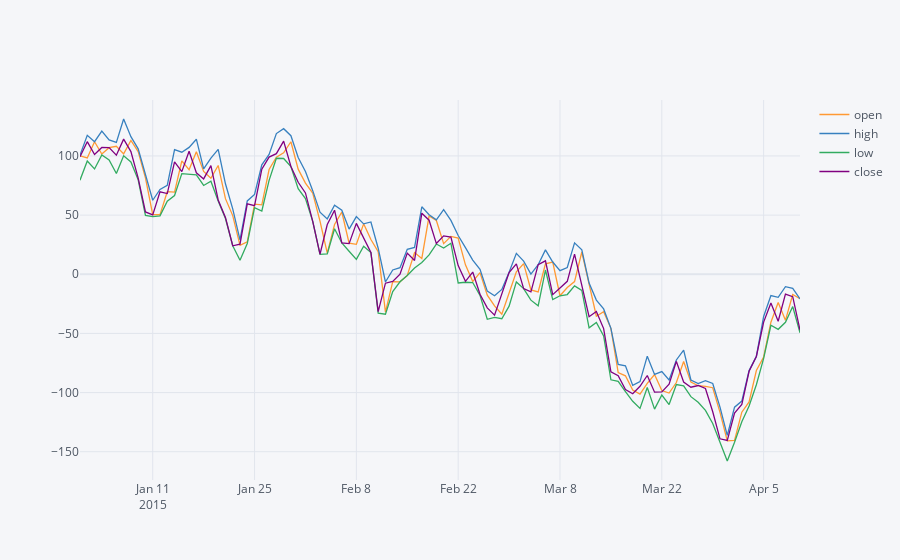

This figure's notebook cell:
### Code cell
# Cufflinks
cf.go_offline(connected=True)
df[['open', 'high', 'low', 'close']].iplot()
